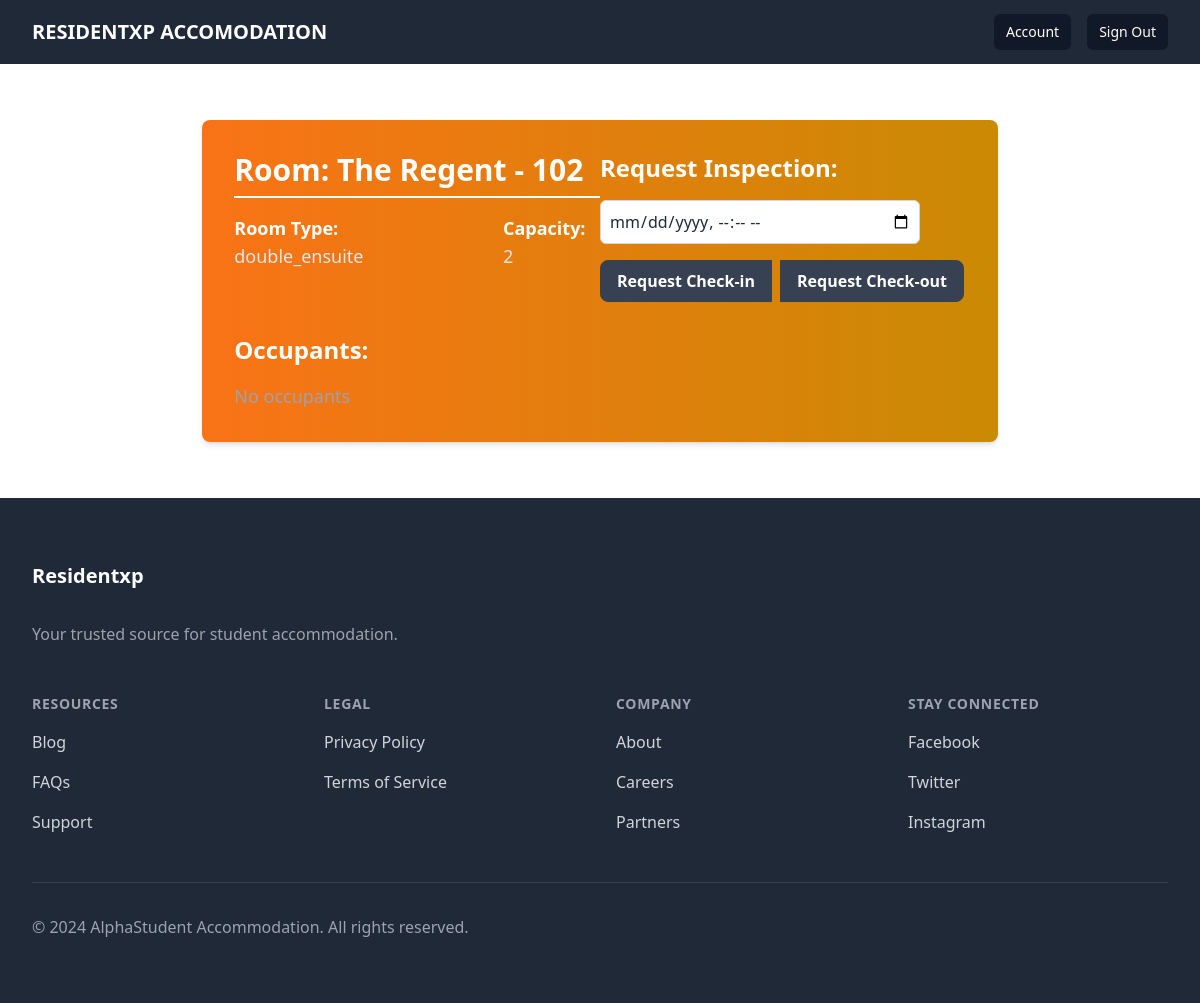
The app's page /accommodations/rooms/room/2/ (signed in) with its own data.
### accommodations/models.py (models this page shows, shortened)
class Room(models.Model):
    building = models.ForeignKey(Building, on_delete=models.CASCADE, related_name='rooms')
    room_number = models.CharField(max_length=3)
    occupants = models.ManyToManyField(CustomUser, related_name='rooms', blank=True)
    capacity = models.PositiveIntegerField(default=1)
    room_type = models.CharField(
            max_length=20,
            choices=(
                ('single', 'Single'),
                ('single_ensuite', 'Single Ensuite'),
                ('double', 'Double'),
                ('double_ensuite', 'Double Ensuite'),
            ),
        )
    ensuite_additional_rent = models.DecimalField(max_digits=10, decimal_places=2, default=800.0)

class Building(models.Model):
    name = models.CharField(max_length=255)
    capacity = models.PositiveIntegerField(help_text="Total number of students the building can accommodate")
    gender_type = models.CharField(
        max_length=10,
        choices=(
            ('unisex', 'Unisex'),
            ('male', 'Male'),
            ('female', 'Female'),
        ),
    )
    rent_amount = models.DecimalField(max_digits=10, decimal_places=2, default=3800.00)

### accommodations/views.py (the view)
# urls.py: path('rooms/room/<int:room_id>/', views.room_detail, name='room_detail'),
@login_required
def room_detail(request, room_id):
    user = request.user
    room = get_object_or_404(Room, pk=room_id)
    inspections_object = room.inspection_requests.all()
    rooms_object = user.rooms.all()
    rooms_with_occupants = {}
    room_occupants = []
    inspections = []
    for inspection in inspections_object:
        inspections.append(inspection)
    for room in rooms_object:
        occupants = room.occupants.all()
        rooms_with_occupants[room] = occupants
    for room, occupants in rooms_with_occupants.items():
        if occupants.exists():
            for occupant in occupants:
                room_occupants.append(occupant)
    return render(request, 'accommodations/room_detail.html', {'room': room, 'inspections': inspections, 'room_occupants': room_occupants})

### accommodations/templates/accommodations/room_detail.html (shortened to what this page needs)
{% extends 'base.html' %}
{% block content %}
<div class="container mx-auto px-4 py-8">
    <div class="bg-gradient-to-r from-orange-500 to-yellow-600 rounded-lg shadow-md p-6 lg:p-8">
        <div class="lg:flex lg:justify-between lg:items-start">
            <div class="lg:w-1/2 xl:w-2/3">
                <h1 class="text-2xl lg:text-3xl font-bold text-white mb-4 border-b-2 border-white pb-2">Room: {{ room.building.name }} - {{ room.room_number }}</h1>
                <div class="mb-6 lg:flex lg:space-x-8">
                    <p class="text-lg text-gray-200 mb-2 lg:mb-0"><span class="font-semibold text-white">Room Type:</span> {{ room.room_type }}</p>
                    <p class="text-lg text-gray-200"><span class="font-semibold text-white">Capacity:</span> {{ room.capacity }}</p>
                </div>
            </div>
            <div class="lg:w-1/2 xl:w-1/3 mt-6 lg:mt-0">
                <h2 class="text-2xl font-bold text-white mb-4">Request Inspection:</h2>
                <form id="inspectionForm" action="{% url 'accommodations:request_inspection' room.id %}" method="POST" class="space-y-4">
                    <div class="flex justify-center lg:justify-start">
                        <input type="datetime-local" name="inspection_date" class="rounded-md p-2 border border-gray-300 text-gray-800 bg-white focus:outline-none focus:border-blue-500 w-full max-w-xs" required>
                    </div>
                    <div class="flex justify-center lg:justify-start space-x-2">
                        <button type="submit" name="inspection_type" value="check_in" class="px-4 rounded-l-lg bg-gray-700 text-white font-semibold p-2 border border-gray-700 cursor-pointer hover:bg-gray-600 transition duration-300">Request Check-in</button>
                        <button type="submit" name="inspection_type" value="check_out" class="px-4 rounded-r-lg bg-gray-700 text-white font-semibold p-2 border border-gray-700 cursor-pointer hover:bg-gray-600 transition duration-300">Request Check-out</button>
                    </div>
                </form>
            </div>
        </div>
        <div class="mt-8 lg:flex lg:space-x-8">
            <div class="lg:w-1/2 xl:w-2/3">
                <h2 class="text-xl lg:text-2xl font-bold text-white mb-4">Occupants:</h2>
                <ul class="text-lg text-gray-200 space-y-4">
                    {% for occupant in room_occupants %}
                    <li class="bg-white bg-opacity-10 rounded-md p-4 cursor-pointer hover:bg-opacity-20 transition duration-300" onclick="toggleOccupantDetails(this)">
                        <div class="flex items-center justify-between">
                            <span class="font-semibold">{{ occupant.first_name }} {{ occupant.last_name }}</span>
                            <svg class="h-5 w-5 text-gray-400 transition-transform duration-200" xmlns="http://www.w3.org/2000/svg" fill="none" viewBox="0 0 24 24" stroke="currentColor">
                                <path stroke-linecap="round" stroke-linejoin="round" stroke-width="2" d="M19 9l-7 7-7-7" />
                            </svg>
                        </div>
                        <div class="occupant-details hidden mt-4 pl-4">
                            <p class="text-gray-400">Student Number: {{ occupant.student_number }}</p>
                            <p class="text-gray-400">Course: {{ occupant.course }}</p>
                        </div>
                    </li>
                    {% empty %}
                    <li class="text-gray-400">No occupants</li>
                    {% endfor %}
                </ul>
            </div>
        </div>
    </div>
</div>
{% endblock %}

### records on screen
Room: building.name "The Regent", room_number "102", room_type "double_ensuite", capacity "2"
